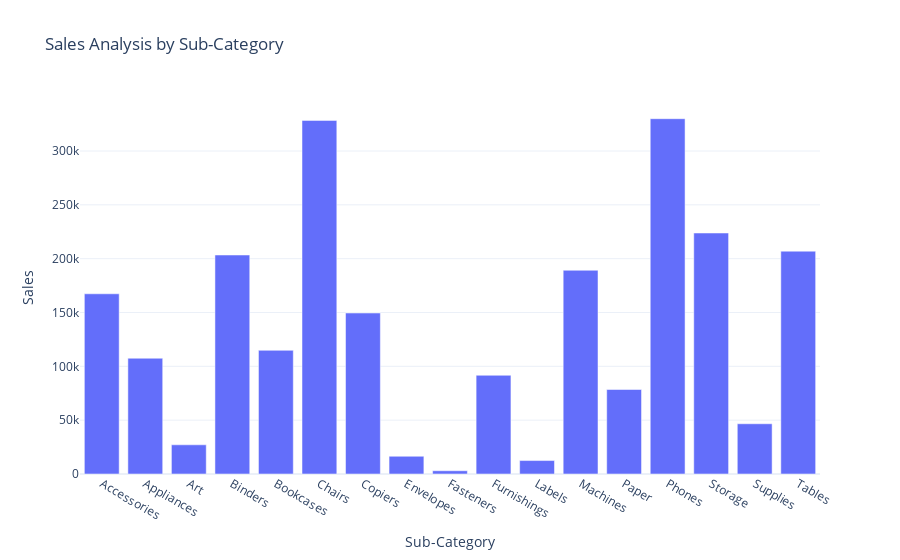

This figure's notebook cell:
### Markdown cell above
# Sales Analysis by Sub-Category

### Code cell
sales_by_subcategory = data.groupby('Sub-Category')['Sales'].sum().reset_index()
fig = px.bar(sales_by_subcategory, 
             x='Sub-Category', 
             y='Sales', 
             title='Sales Analysis by Sub-Category')
fig.show()

### Figure 1 — Plotly figure (JSON) as saved in the notebook; plotly's stock layout.template omitted (floating-point values rounded to 4 significant figures)
{"data": [{"hovertemplate": "Sub-Category=%{x}<br>Sales=%{y}<extra></extra>", "legendgroup": "", "marker": {"color": "#636efa", "pattern": {"shape": ""}}, "name": "", "orientation": "v", "showlegend": false, "textposition": "auto", "type": "bar", "x": ["Accessories", "Appliances", "Art", "Binders", "Bookcases", "Chairs", "Copiers", "Envelopes", "Fasteners", "Furnishings", "Labels", "Machines", "Paper", "Phones", "Storage", "Supplies", "Tables"], "xaxis": "x", "y": [167400.0, 107500.0, 27120.0, 203400.0, 114900.0, 328400.0, 149500.0, 16480.0, 3024.0, 91710.0, 12490.0, 189200.0, 78480.0, 330000.0, 223800.0, 46670.0, 207000.0], "yaxis": "y"}], "layout": {"barmode": "relative", "legend": {"tracegroupgap": 0}, "title": {"text": "Sales Analysis by Sub-Category"}, "xaxis": {"anchor": "y", "domain": [0, 1], "title": {"text": "Sub-Category"}}, "yaxis": {"anchor": "x", "domain": [0, 1], "title": {"text": "Sales"}}}}
